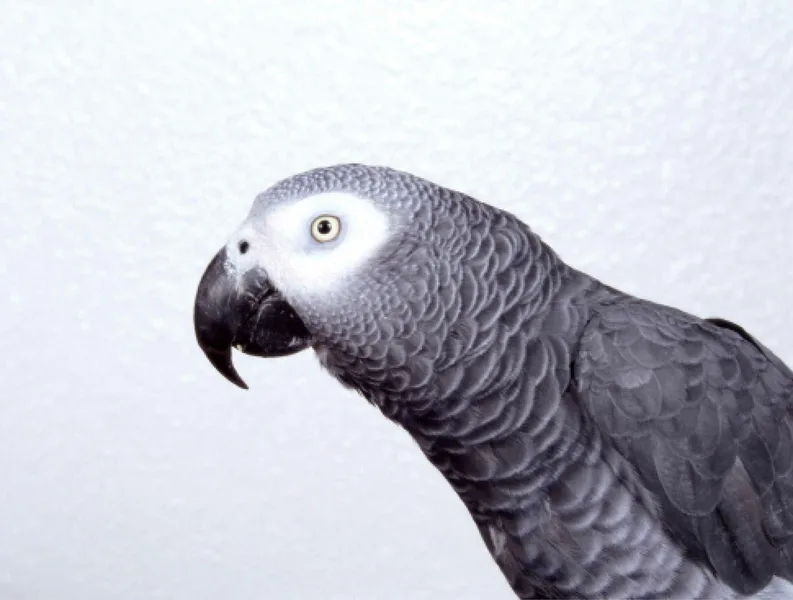
#> input picture assets/images/readings/wanwu/wanwu_story_003.webp, 793 x 600 px
$ python -i build_wanwu_covers.py   (imports and definitions only)
#> lines starting #> are read from the running program, lines starting #| are printed output that depends on the picture
#!/usr/bin/env python3
"""
tools/build_wanwu_covers.py
Re-extracts one unique cover per 万物有意思 chapter from the source PDF and
computes a focal point so the wide card crop keeps the subject in view.

- Only scans the chapter's own pages: PDF index [book_page_start - 1, book_page_end - 1).
  (book_page_end is the next chapter's first page, which must not be scanned.)
- Never reuses an image already picked by another chapter (pixel hash).
- Focal point: detected faces first, then a saliency map, then image center.
- FOCUS_OVERRIDES (story id -> "x% y%") wins over the computed focal point.

Writes `cover_image`, `illustration` and `cover_focus` into the manifest and story JSON.

Usage:
  python3 tools/build_wanwu_covers.py            # extract + write
  python3 tools/build_wanwu_covers.py --dry-run  # print picks only
  python3 tools/build_wanwu_covers.py --focus-only  # keep images, recompute focus
"""

import argparse
import hashlib
import io
import json
from pathlib import Path

import cv2
import numpy as np
from PIL import Image

REPO_ROOT = Path(__file__).resolve().parent.parent
MANIFEST = REPO_ROOT / "database" / "readings" / "manifest.json"
IMG_DIR = REPO_ROOT / "assets" / "images" / "readings" / "wanwu"
PDF_GLOB = "exam_materials/hsk4/*万物有意思*.pdf"

MIN_BYTES = 15000
MIN_W, MIN_H = 160, 120

# Hand-tuned focal points ("x% y%") for covers where detection misses the subject.
FOCUS_OVERRIDES = {
    "wanwu_story_016": "50% 15%",
    "wanwu_story_037": "50% 12%",
    "wanwu_story_055": "50% 40%",
    "wanwu_story_061": "50% 18%",
    "wanwu_story_062": "50% 22%",
    "wanwu_story_085": "50% 30%",
}


# [30 lines left out: functions pixel_hash, chapter_candidates, save_cover, not called in this run]


_FACE = None


def compute_focus(path: Path) -> str:
    """Return a CSS object-position for the subject of the picture."""
    global _FACE
    if _FACE is None:
        _FACE = cv2.CascadeClassifier(cv2.data.haarcascades + "haarcascade_frontalface_default.xml")
    bgr = cv2.cvtColor(np.array(Image.open(path).convert("RGB")), cv2.COLOR_RGB2BGR)
    h, w = bgr.shape[:2]
#> h = 600; w = 793
    gray = cv2.cvtColor(bgr, cv2.COLOR_BGR2GRAY)

    min_side = max(24, int(min(w, h) * 0.06))
#> min_side = 36
    faces = _FACE.detectMultiScale(gray, scaleFactor=1.1, minNeighbors=6, minSize=(min_side, min_side))
#> faces = ()
    if len(faces):
        x, y, fw, fh = max(faces, key=lambda f: f[2] * f[3])
        # Center slightly below the face so the head and shoulders both show.
        cx, cy = x + fw / 2, y + fh * 0.9
    else:
        sal = cv2.saliency.StaticSaliencyFineGrained_create()
        ok, smap = sal.computeSaliency(bgr)
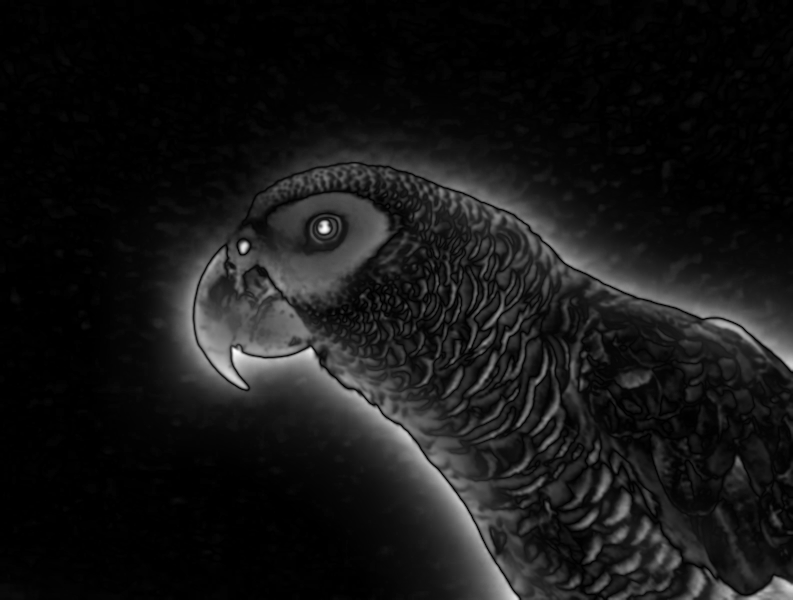
#> smap: shape (600, 793) float32; min 0, max 1, mean 0.088
#> ok = True
        if not ok:
            return "50% 50%"
        smap = cv2.GaussianBlur((smap * 255).astype("uint8"), (0, 0), max(w, h) / 40)
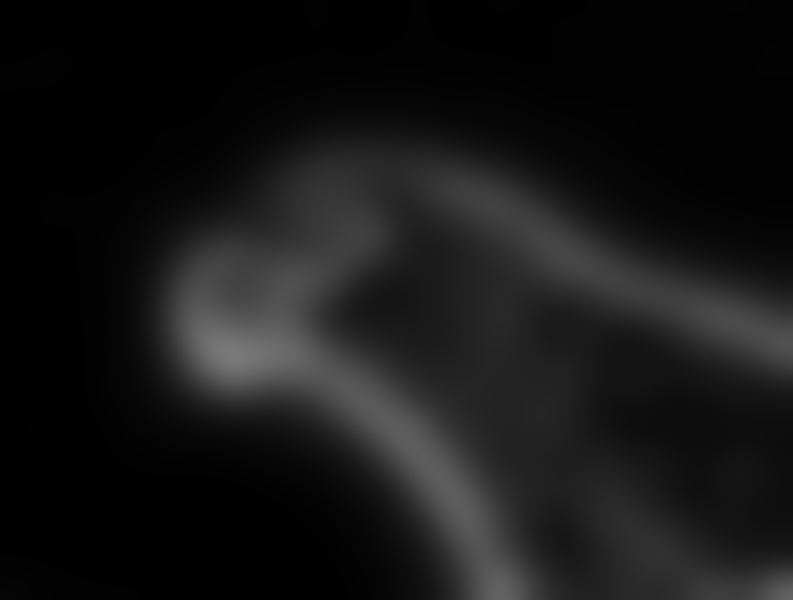
#> smap: shape (600, 793); min 0, max 121, mean 22.4
        weights = smap.astype("float64") ** 2
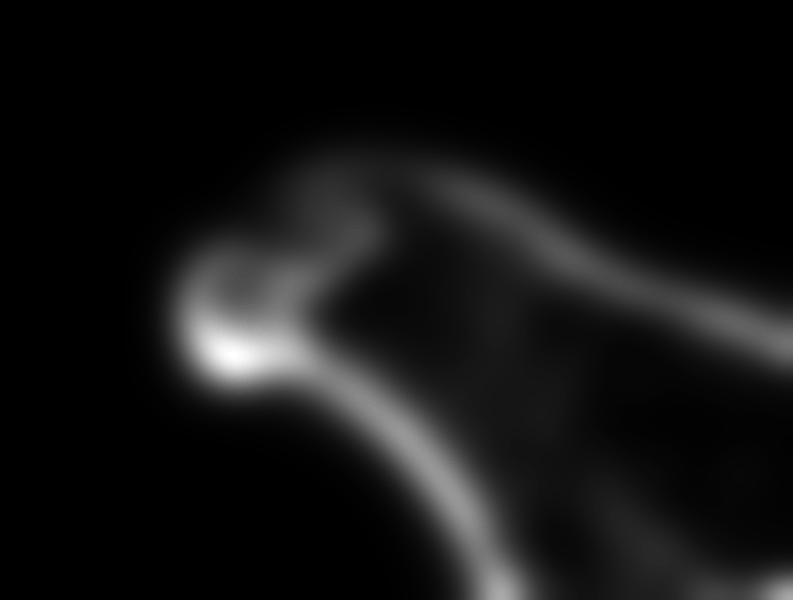
#> weights: shape (600, 793) float64; min 0, max 14641, mean 1158.2; drawn with min black and max white
        total = weights.sum()
#> total = 551077342
        if total <= 0:
            return "50% 50%"
        ys, xs = np.indices(weights.shape)
        cx, cy = (xs * weights).sum() / total, (ys * weights).sum() / total
#> cx = 430.6; cy = 367.8

    px = round(min(100, max(0, cx / w * 100)))
#> px = 54
    py = round(min(100, max(0, cy / h * 100)))
#> py = 61
    return f"{px}% {py}%"


# [62 lines left out: function main, not called in this run]


# [2 lines not run here, left out]

>>> result = compute_focus('../assets/images/readings/wanwu/wanwu_story_003.webp')
#> result = '54% 61%'

$ run again, on assets/images/readings/wanwu/wanwu_story_048.webp
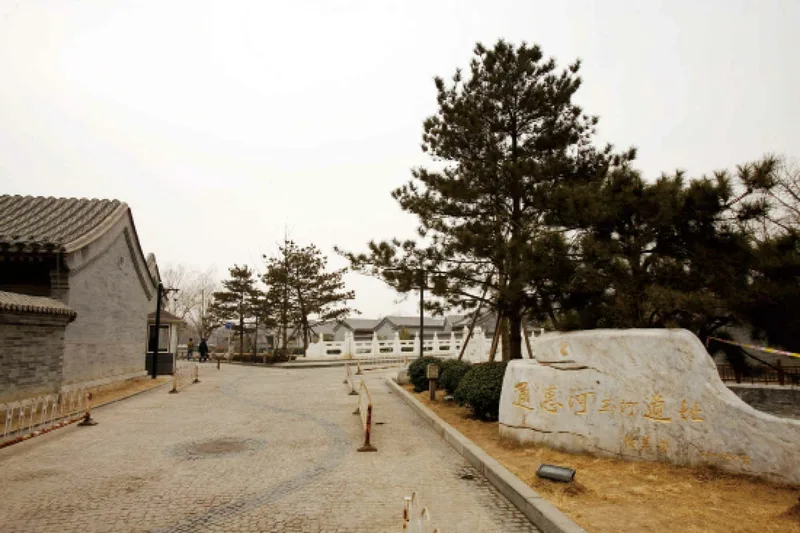
#> input picture assets/images/readings/wanwu/wanwu_story_048.webp, 800 x 533 px
#> faces = ()
#> in compute_focus, `ok, smap = sal.computeSaliency(bgr)`:
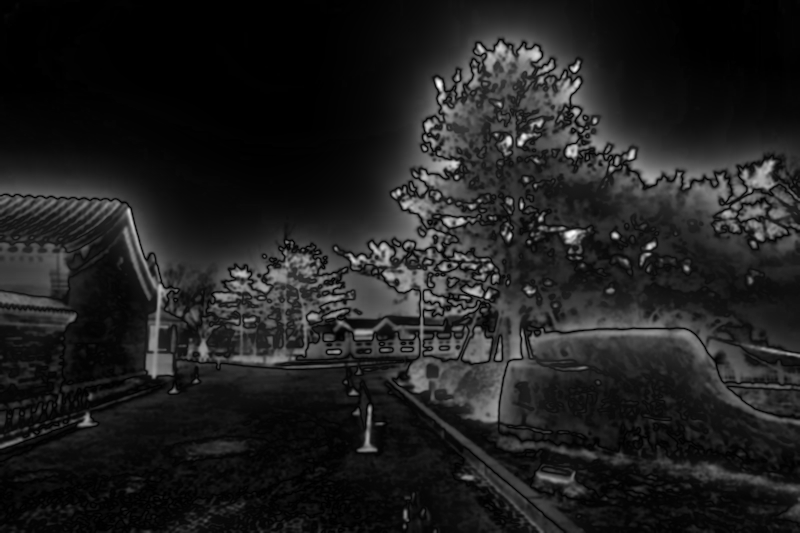
#> smap: shape (533, 800) float32; min 0, max 1, mean 0.124
#> ok = True
#> in compute_focus, `weights = smap.astype("float64") ** 2`:
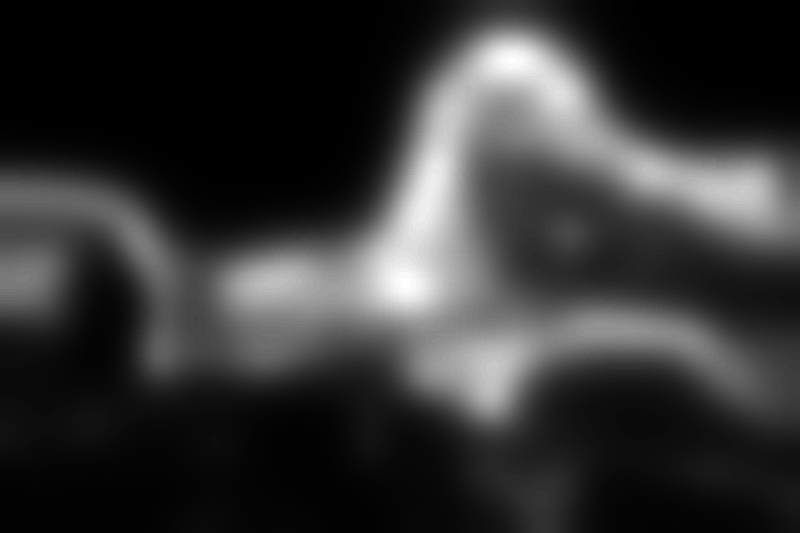
#> weights: shape (533, 800) float64; min 0, max 7569, mean 1560.1; drawn with min black and max white
#> total = 665229894
#> cx = 458.8; cy = 252.1
#> px = 57
#> py = 47
#> result = '57% 47%'
